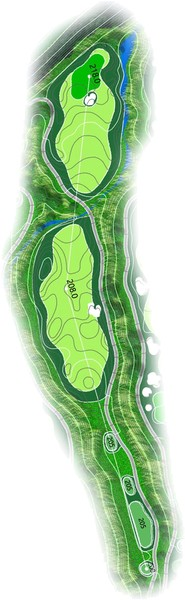
#> input picture holeimg/gamgok/glen8.jpg, 185 x 600 px
$ python -i starhue_crop.py   (imports and definitions only)
#> lines starting #> are read from the running program, lines starting #| are printed output that depends on the picture
# -*- coding: utf-8 -*-
"""더스타휴 홀 카드에서 홀맵 영역만 잘라내기
카드 공통 레이아웃: 좌측 텍스트+사진 / 중앙우측 홀맵 / 우측끝 티 범례
→ x [0.49w, 0.905w] 영역을 취한 뒤, 모서리 배경색 기준으로 여백 최대 크롭.
(HUE 코스는 배경이 미색이라 순백 기준 크롭이 안 됨 → 배경색 샘플링)
출력: holeimg/thestarhue/s1..s9.jpg, h1..h9.jpg
"""
import os, sys, glob
from PIL import Image, ImageChops
# [1 line not run here, left out]
ROOT = os.path.dirname(os.path.dirname(os.path.dirname(os.path.abspath(__file__))))
SRC = os.path.join(ROOT, "coursedata", "homepages_auto", "더스타휴골프앤리조트", "img")
DST = os.path.join(ROOT, "holeimg", "thestarhue")
# [1 line not run here, left out]

def crop_map(path, outpath):
#> called with path = '../../holeimg/gamgok/glen8.jpg', outpath = 'out.png'
    img = Image.open(path).convert("RGB")
#> img is the input picture: PIL image 185x600 RGB; mean R, G, B 182.9, 212.7, 175.3
    w, h = img.size
#> w = 185; h = 600
    region = img.crop((int(w * 0.49), 0, int(w * 0.905), h))
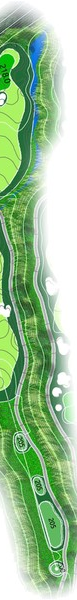
#> region: PIL image 77x600 RGB; mean R, G, B 155.9, 194.7, 150.1
    # 모서리 4곳 평균으로 배경색 추정
    px = region.load()
    rw, rh = region.size
#> rw = 77; rh = 600
    corners = [px[2, 2], px[rw - 3, 2], px[2, rh - 3], px[rw - 3, rh - 3]]
#> corners = [(255, 255, 255), (255, 255, 255), (255, 255, 255), (255, 255, 255)]
    bg = tuple(sum(c[i] for c in corners) // 4 for i in range(3))
#> bg = (255, 255, 255)
    bgimg = Image.new("RGB", region.size, bg)
#> bgimg: PIL image 77x600 RGB; every value is 255
    diff = ImageChops.difference(region, bgimg).convert("L")
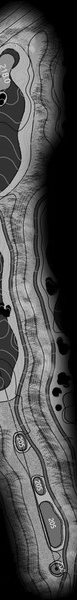
#> diff: PIL image 77x600 L; min 0, max 216, mean 77
    bbox = diff.point(lambda p: 255 if p > 16 else 0).getbbox()
#> bbox = (0, 2, 77, 598)
    if bbox:
        pad = 10
        bbox = (max(0, bbox[0] - pad), max(0, bbox[1] - pad),
                min(rw, bbox[2] + pad), min(rh, bbox[3] + pad))
#> bbox = (0, 0, 77, 600)
        region = region.crop(bbox)
    if max(region.size) > 900:
        r = 900 / max(region.size)
        region = region.resize((int(region.width * r), int(region.height * r)), Image.LANCZOS)
    region.save(outpath, quality=88)
    return region.size, bbox

# [9 lines not run here, left out]

>>> result = crop_map('../../holeimg/gamgok/glen8.jpg', 'out.png')
#> result = ((77, 600), (0, 0, 77, 600))

$ run again, on holeimg/gz181d8b/2woods2.jpg
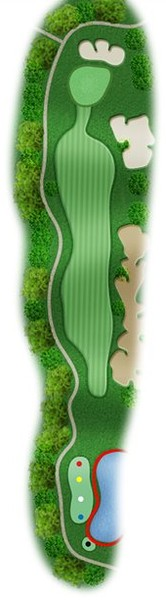
#> input picture holeimg/gz181d8b/2woods2.jpg, 166 x 600 px
#> in crop_map, img is the input picture: PIL image 166x600 RGB; mean R, G, B 149, 179.6, 136.8
#> in crop_map, `region = img.crop((int(w * 0.49), 0, int(w * 0.905), h))`:
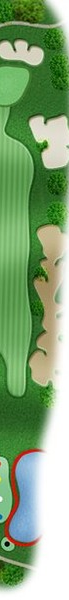
#> region: PIL image 69x600 RGB; mean R, G, B 133.3, 167.6, 122.1
#> corners = [(55, 126, 34), (254, 254, 254), (254, 254, 254), (255, 255, 255)]
#> bg = (204, 222, 199)
#> in crop_map, `diff = ImageChops.difference(region, bgimg).convert("L")`:
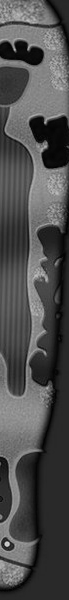
#> diff: PIL image 69x600 L; min 1, max 210, mean 77.1
#> bbox = (0, 0, 69, 600)
#> result = ((69, 600), (0, 0, 69, 600))

$ run again, on holeimg/gz181d8b/2woods8.jpg
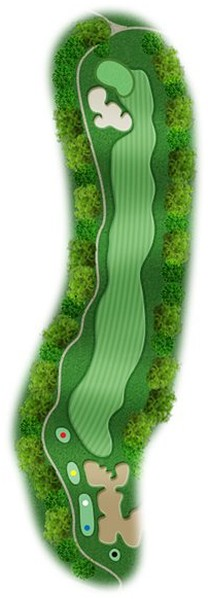
#> input picture holeimg/gz181d8b/2woods8.jpg, 208 x 599 px
#> in crop_map, img is the input picture: PIL image 208x599 RGB; mean R, G, B 157.1, 186.5, 144
#> in crop_map, `region = img.crop((int(w * 0.49), 0, int(w * 0.905), h))`:
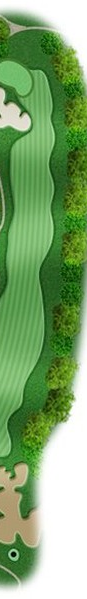
#> region: PIL image 87x599 RGB; mean R, G, B 127.9, 167.5, 111.6
#> corners = [(255, 255, 255), (255, 255, 255), (253, 255, 252), (255, 255, 255)]
#> bg = (254, 255, 254)
#> in crop_map, `diff = ImageChops.difference(region, bgimg).convert("L")`:
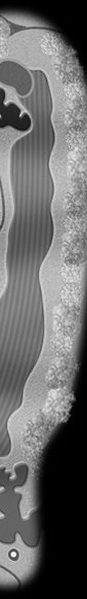
#> diff: PIL image 87x599 L; min 0, max 250, mean 105.4
#> in crop_map, `bbox = diff.point(lambda p: 255 if p > 16 else 0).getbbox()`: bbox = (0, 8, 87, 591)
#> in crop_map, `bbox = (max(0, bbox[0] - pad), max(0, bbox[1] - pad), min(rw, bbox[2] ..`: bbox = (0, 0, 87, 599)
#> result = ((87, 599), (0, 0, 87, 599))

$ run again, on holeimg/gz188799/1사파이어7.jpg
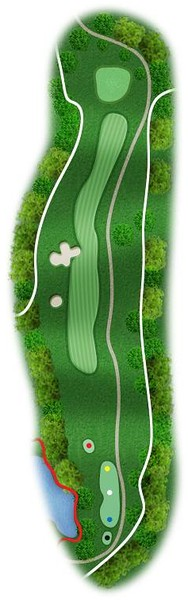
#> input picture holeimg/gz188799/1사파이어7.jpg, 188 x 600 px
#> in crop_map, img is the input picture: PIL image 188x600 RGB; mean R, G, B 135.9, 171, 123.8
#> in crop_map, `region = img.crop((int(w * 0.49), 0, int(w * 0.905), h))`:
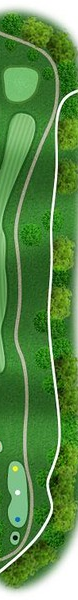
#> region: PIL image 78x600 RGB; mean R, G, B 89, 138.7, 72.2
#> corners = [(254, 255, 253), (255, 255, 255), (254, 254, 254), (255, 255, 255)]
#> bg = (254, 254, 254)
#> bgimg: PIL image 78x600 RGB; every value is 254
#> in crop_map, `diff = ImageChops.difference(region, bgimg).convert("L")`:
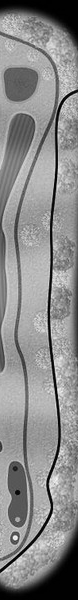
#> diff: PIL image 78x600 L; min 0, max 246, mean 137.8
#> in crop_map, `bbox = diff.point(lambda p: 255 if p > 16 else 0).getbbox()`: bbox = (0, 7, 78, 593)
#> in crop_map, `bbox = (max(0, bbox[0] - pad), max(0, bbox[1] - pad), min(rw, bbox[2] ..`: bbox = (0, 0, 78, 600)
#> result = ((78, 600), (0, 0, 78, 600))
